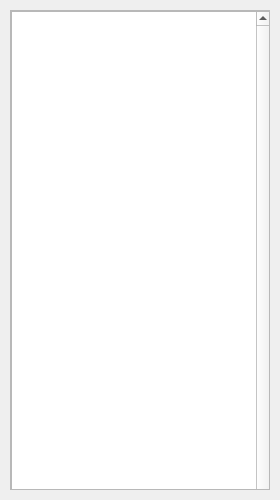
<?xml version="1.0" encoding="UTF-8"?>
<ui version="4.0">
 <class>MainWindow</class>
 <widget class="QMainWindow" name="MainWindow">
  <property name="geometry">
   <rect>
    <x>0</x>
    <y>0</y>
    <width>280</width>
    <height>500</height>
   </rect>
  </property>
  <property name="font">
   <font>
    <family>Noto Sans CJK JP</family>
   </font>
  </property>
  <property name="windowTitle">
   <string>表のテスト</string>
  </property>
  <widget class="QWidget" name="centralwidget">
   <widget class="QScrollArea" name="scrollArea">
    <property name="geometry">
     <rect>
      <x>10</x>
      <y>10</y>
      <width>260</width>
      <height>480</height>
     </rect>
    </property>
    <property name="sizePolicy">
     <sizepolicy hsizetype="Fixed" vsizetype="Expanding">
      <horstretch>0</horstretch>
      <verstretch>0</verstretch>
     </sizepolicy>
    </property>
    <property name="widgetResizable">
     <bool>true</bool>
    </property>
    <widget class="QWidget" name="scrollAreaWidgetContents">
     <property name="geometry">
      <rect>
       <x>0</x>
       <y>0</y>
       <width>258</width>
       <height>478</height>
      </rect>
     </property>
     <widget class="QTableView" name="tableView">
      <property name="geometry">
       <rect>
        <x>0</x>
        <y>0</y>
        <width>260</width>
        <height>4000</height>
       </rect>
      </property>
      <property name="verticalScrollBarPolicy">
       <enum>Qt::ScrollBarAlwaysOn</enum>
      </property>
     </widget>
    </widget>
   </widget>
  </widget>
 </widget>
 <resources/>
 <connections/>
</ui>
